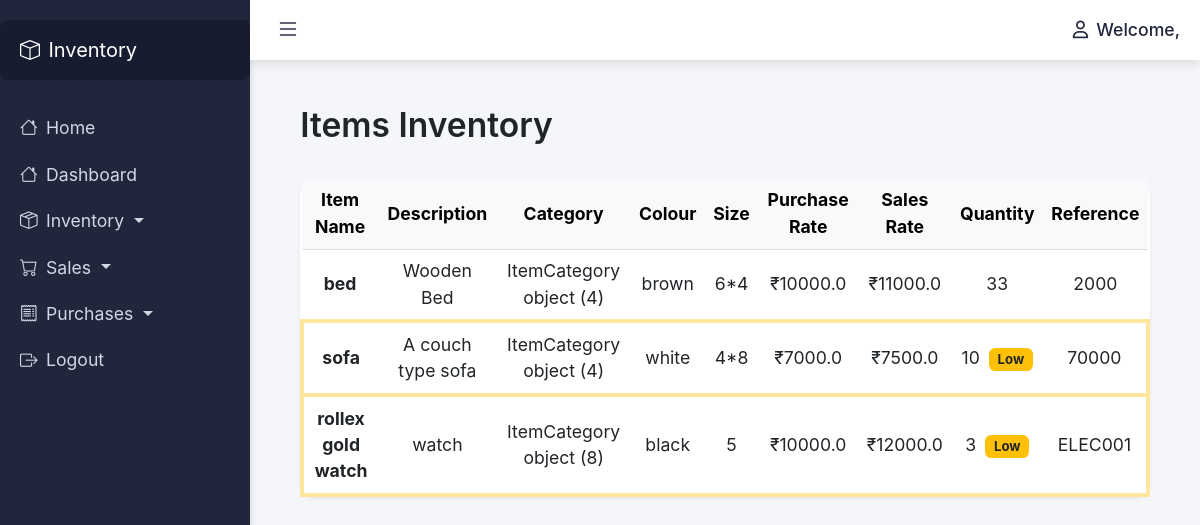
The app's page /items/ with its own data.
### dashboard/models.py (models this page shows, shortened)
class Items(models.Model):
    item_name = models.CharField(max_length=30)
    item_remarks = models.CharField(max_length=80)
    item_category = models.ForeignKey(ItemCategory, on_delete=models.CASCADE)  # ForeignKey field
    item_colour = models.CharField(max_length=20)
    item_size = models.CharField(max_length=10)
    purchase_rate = models.FloatField()
    sales_rate = models.FloatField()
    quantity = models.IntegerField()
    reference_number = models.CharField(max_length=30)

class ItemCategory(models.Model):
    category_name = models.CharField(max_length=100)
    category_remarks = models.TextField(blank=True)
    unit = models.CharField(max_length=50)
    reference_number = models.CharField(max_length=50, unique=True, blank=True)

### dashboard/views.py (the view)
# urls.py: path('items/', items_view, name='items'),
def items_view(request):
    items = Items.objects.all()  # Fetch all items from the database
    user_role = getattr(request.user, 'role', None)  # Safely get the role
    low_stock_items = items.filter(quantity__lt=22)  # Get items with quantity less than 22
    if low_stock_items.exists():
        messages.warning(request, 'Some items are low in stock! Please check the inventory.')
    return render(request, 'items.html', {'items': items, 'low_stock_items': low_stock_items,'user_role': user_role})  # Render the items template

### dashboard/templates/items.html (shortened to what this page needs)
{% extends 'base.html' %}
{% block content %}
<div class="container py-4">
    <div class="d-flex justify-content-between align-items-center mb-4">
        <h2 class="fw-semibold text-dark">Items Inventory</h2>
    </div>
    <div class="card shadow-sm border-0">
        <div class="card-body p-0">
            <div class="table-responsive">
                <table class="table table-hover align-middle mb-0">
                    <thead class="table-light">
                        <tr>
                            <th scope="col">Item Name</th>
                            <th scope="col">Description</th>
                            <th scope="col">Category</th>
                            <th scope="col">Colour</th>
                            <th scope="col">Size</th>
                            <th scope="col">Purchase Rate</th>
                            <th scope="col">Sales Rate</th>
                            <th scope="col">Quantity</th>
                            <th scope="col">Reference</th>
                        </tr>
                    </thead>
                    <tbody>
                        {% for item in items %}
                        <tr class="{% if item.quantity < 22 %}border-start border-4 border-warning-subtle{% endif %}">
                            <td><strong>{{ item.item_name }}</strong></td>
                            <td>{{ item.item_remarks }}</td>
                            <td>{{ item.item_category }}</td>
                            <td>{{ item.item_colour }}</td>
                            <td>{{ item.item_size }}</td>
                            <td>₹{{ item.purchase_rate }}</td>
                            <td>₹{{ item.sales_rate }}</td>
                            <td>
                                {{ item.quantity }}
                                {% if item.quantity < 22 %}
                                    <span class="badge bg-warning text-dark ms-1">Low</span>
                                {% endif %}
                            </td>
                            <td>{{ item.reference_number }}</td>
                        </tr>
                        {% empty %}
                        <tr>
                            <td colspan="10" class="text-center py-4 text-muted">No items available. Click "Add Item" to create one.</td>
                        </tr>
                        {% endfor %}
                    </tbody>
                </table>
            </div>
        </div>
    </div>
</div>
{% endblock %}

### dashboard/templates/base.html (style rules this page uses)
body, html { height: 100%; margin: 0; font-family: Arial, sans-serif; background-color: #f4f6f9; font-size: 1.05rem; }
body { font-family: 'Inter', sans-serif; }
h1, h2, h3, h4, h5, h6 { font-weight: 600; }
.table th, .table td { text-align: center; vertical-align: middle; }
.table thead { background-color: #f8f9fa; }
:root { --bs-primary: #1a2b6d; }
:root { --bs-primary: #1a2b6d; --bs-accent: #4e73df; --bs-light: #f8f9fc; --bs-dark: #343a40; }
body { font-family: 'Inter', sans-serif; background-color: #f0f2f5; }
.card { border: none; border-radius: 1rem; transition: all 0.3s ease; }

### records on screen
Items: item_name "bed", item_remarks "Wooden Bed", item_category "ItemCategory object (4)", item_colour "brown", item_size "6*4", purchase_rate "10000.0", sales_rate "11000.0", quantity "33", reference_number "2000"
Items: item_name "sofa", item_remarks "A couch type sofa", item_category "ItemCategory object (4)", item_colour "white", item_size "4*8", purchase_rate "7000.0", sales_rate "7500.0", quantity "10", shows "Low", reference_number "70000"
Items: item_name "rollex gold watch", item_remarks "watch", item_category "ItemCategory object (8)", item_colour "black", item_size "5", purchase_rate "10000.0", sales_rate "12000.0", quantity "3", shows "Low", reference_number "ELEC001"
